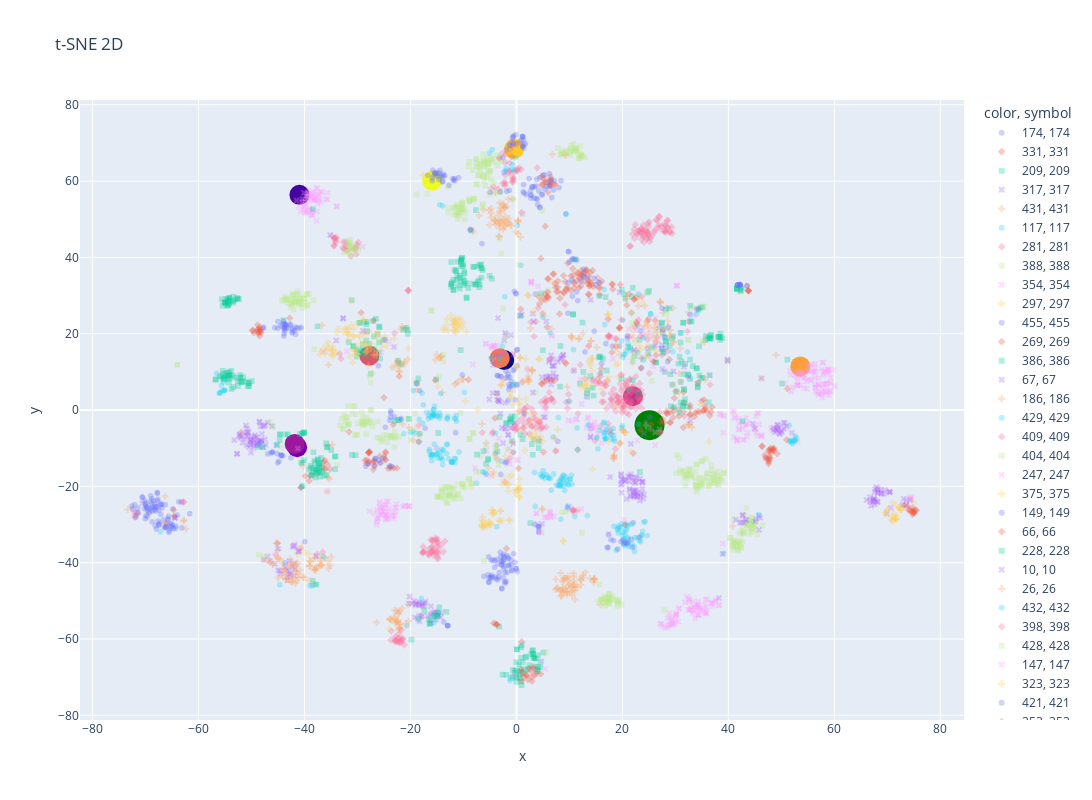

The code cell stored with this chart in its notebook:
### Code cell
tsne = TSNE(n_components=2)
articles_tsne = tsne.fit_transform(
    np.concatenate((articles_sample_std, closest_articles_std, interest_std))
)

interest_tsne = articles_tsne[-1:]
articles_tsne = articles_tsne[:-1]

closest_articles_tsne = articles_tsne[-len(closest_articles) :]
articles_tsne = articles_tsne[: -len(closest_articles)]


# Plot the data in the t-SNE space
fig = px.scatter(
    x=articles_tsne[:, 0],
    y=articles_tsne[:, 1],
    color=articles_sample["category_id"],
    symbol=articles_sample["category_id"],
    title="t-SNE 2D",
    opacity=0.3,
    width=1200,
    height=800,
)
fig.add_scatter(
    x=interest_tsne[:, 0],
    y=interest_tsne[:, 1],
    mode="markers",
    marker=dict(color="green", size=30),
    text=f"User interest \n user_id: {user_id} \n category_id: {interest['category_id'].iloc[0]}",
)
fig.add_scatter(
    x=closest_articles_tsne[:, 0],
    y=closest_articles_tsne[:, 1],
    mode="markers",
    marker=dict(color=list(range(len(closest_articles_tsne))), size=20),
    text=[
        f"rank: {i} / article_id: {a.article_id} / category_id: {a.category_id}"
        for i, a in enumerate(closest_articles.itertuples())
    ],
)
fig.show()
